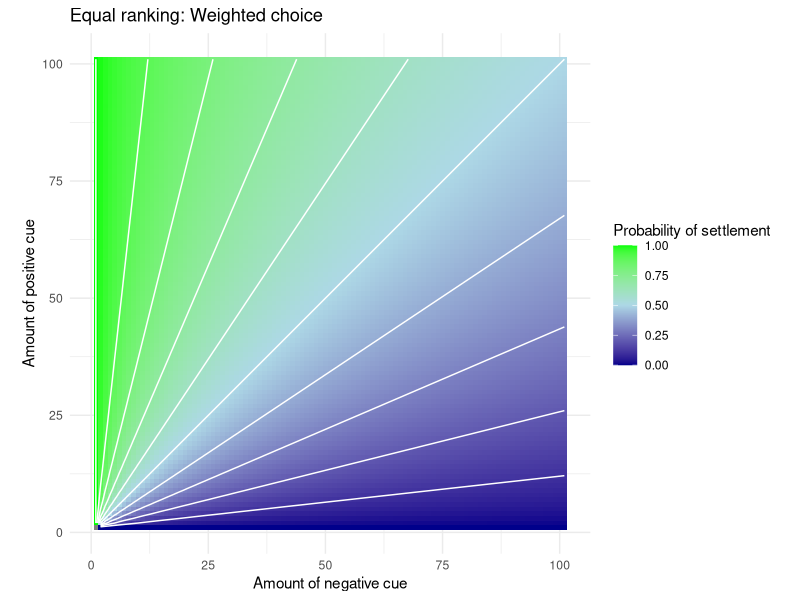
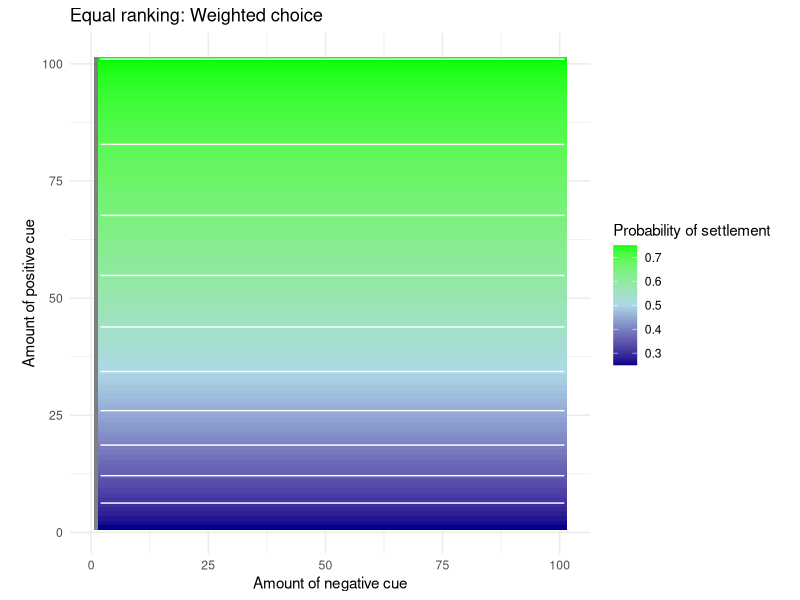
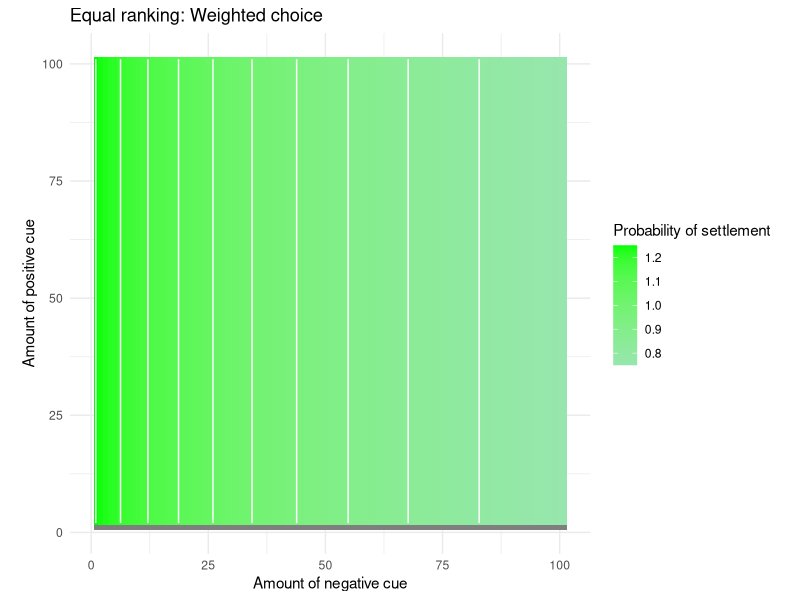
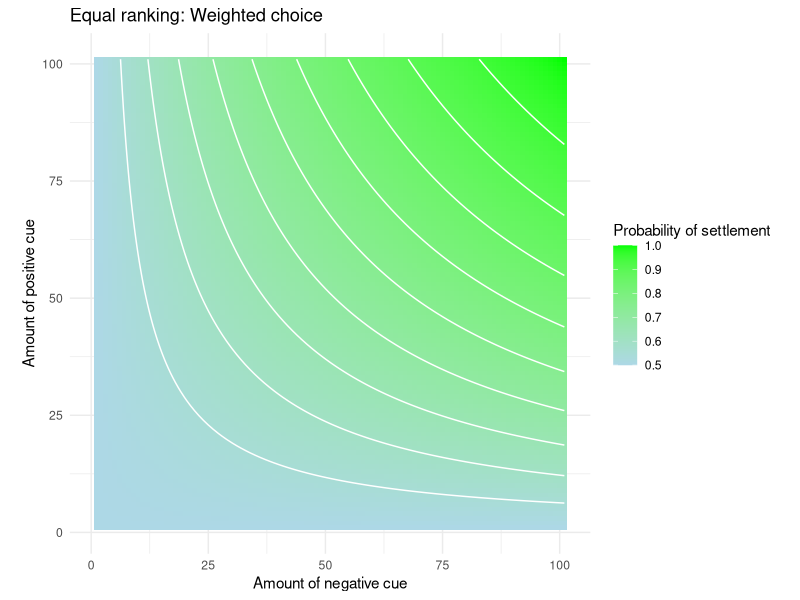
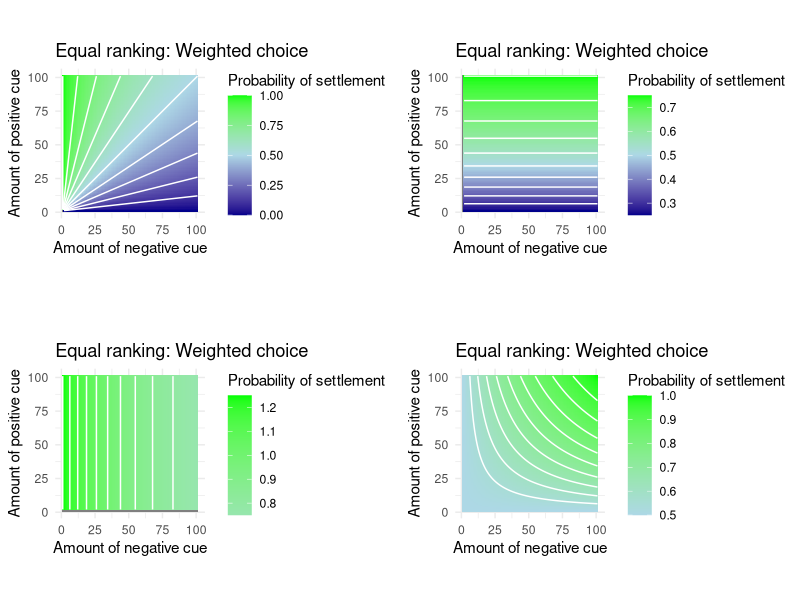

The R script that drew these images, in order:
## ---- chunk 1
knitr::opts_chunk$set(echo = TRUE)
## ---- chunk 2
#nc # Concentration of negative cue
#pc # Concentration of positive cue


library(ggplot2)

# Figure A: additive model

# Define a vector with all possible values of the positive cue (from 0 to 100)
pc = seq(from = 0, to = 1, by = 0.01)
# Define a function (linear, exponential, etc.) for the positive cue
func1 <- function(x) {
  x
}
pc=sapply(pc, func1)
pc

# Define a vector with all possible values of the negative cue (from 0 to 100)
nc = seq(from = 0, to = 1, by = 0.01)
# Define a function (linear, exponential, etc.) for the positive cue
func1 <- function(x) {
  x
}
pc=sapply(nc, func1)

# Generate a matrix with all possible combinations of positive and negative cue values
L = matrix(nrow = length(pc), ncol = length(nc))

p = 1
n = -1

# Run the model
for (i in 1:length(pc)) {
  for (j in 1:length(nc)) {
    L[i,j] = 1 / (1 + exp(-(log(pc[i])*p + log(nc[j])*n))) + (p+n)/4 # first cue positive, second cue negative
  }
}

# Change the format of the result matrix for printing
df <- reshape2::melt(L)

# Print the model result
figureA = ggplot(df, aes(x = Var2, y = Var1, fill = value)) +
  geom_tile() +
  scale_fill_gradient2(low = "darkblue", mid = "lightblue", high = "green", midpoint=0.5) +
  labs(x = "Amount of negative cue", y = "Amount of positive cue", fill="Probability of settlement") +
  coord_fixed() +
  geom_contour(aes(z=value), colour = "white") +
  ggtitle("Equal ranking: Weighted choice") +
  theme_minimal()

figureA
## ---- chunk 3
#nc # Concentration of negative cue
#pc # Concentration of positive cue


library(ggplot2)

# Figure A: optimistic choice

# Define a vector with all possible values of the positive cue (from 0 to 100)
pc = seq(from = 0, to = 1, by = 0.01)
# Define a function (linear, exponential, etc.) for the positive cue
func1 <- function(x) {
  x
}
pc=sapply(pc, func1)
pc

# Define a vector with all possible values of the negative cue (from 0 to 100)
nc = seq(from = 0, to = 1, by = 0.01)
# Define a function (linear, exponential, etc.) for the positive cue
func1 <- function(x) {
  x
}
pc=sapply(nc, func1)

# Generate a matrix with all possible combinations of positive and negative cue values
L = matrix(nrow = length(pc), ncol = length(nc))

p = 1
n = 0

# Run the model
for (i in 1:length(pc)) {
  for (j in 1:length(nc)) {
    L[i,j] = 1 / (1 + exp(-(log(pc[i])*p + log(nc[j])*n))) + (p+n)/4 # first cue positive, second cue negative
  }
}

# Change the format of the result matrix for printing
df <- reshape2::melt(L)

# Print the model result
figureB = ggplot(df, aes(x = Var2, y = Var1, fill = value)) +
  geom_tile() +
  scale_fill_gradient2(low = "darkblue", mid = "lightblue", high = "green", midpoint=0.5) +
  labs(x = "Amount of negative cue", y = "Amount of positive cue", fill="Probability of settlement") +
  coord_fixed() +
  geom_contour(aes(z=value), colour = "white") +
  ggtitle("Equal ranking: Weighted choice") +
  theme_minimal()

figureB
## ---- chunk 4
#nc # Concentration of negative cue
#pc # Concentration of positive cue


library(ggplot2)

# Figure C: pessimistic model

# Define a vector with all possible values of the positive cue (from 0 to 100)
pc = seq(from = 0, to = 1, by = 0.01)
# Define a function (linear, exponential, etc.) for the positive cue
func1 <- function(x) {
  x
}
pc=sapply(pc, func1)
pc

# Define a vector with all possible values of the negative cue (from 0 to 100)
nc = seq(from = 0, to = 1, by = 0.01)
# Define a function (linear, exponential, etc.) for the positive cue
func1 <- function(x) {
  x
}
pc=sapply(nc, func1)

# Generate a matrix with all possible combinations of positive and negative cue values
L = matrix(nrow = length(pc), ncol = length(nc))

p = 0
n = -1

# Run the model
for (i in 1:length(pc)) {
  for (j in 1:length(nc)) {
    L[i,j] = 1 / (1 + exp(-(log(pc[i])*p + log(nc[j])*n))) + (p-n)/4 # first cue positive, second cue negative
  }
}

# Change the format of the result matrix for printing
df <- reshape2::melt(L)

# Print the model result
figureC = ggplot(df, aes(x = Var2, y = Var1, fill = value)) +
  geom_tile() +
  scale_fill_gradient2(low = "darkblue", mid = "lightblue", high = "green", midpoint=0.5) +
  labs(x = "Amount of negative cue", y = "Amount of positive cue", fill="Probability of settlement") +
  coord_fixed() +
  geom_contour(aes(z=value), colour = "white") +
  ggtitle("Equal ranking: Weighted choice") +
  theme_minimal()

figureC
## ---- chunk 5
#nc # Concentration of negative cue
#pc # Concentration of positive cue


library(ggplot2)

# Figure D: two positive cues

# Define a vector with all possible values of the positive cue (from 0 to 100)
pc = seq(from = 0, to = 1, by = 0.01)
# Define a function (linear, exponential, etc.) for the positive cue
func1 <- function(x) {
  x
}
pc=sapply(pc, func1)
pc

# Define a vector with all possible values of the negative cue (from 0 to 100)
nc = seq(from = 0, to = 1, by = 0.01)
# Define a function (linear, exponential, etc.) for the positive cue
func1 <- function(x) {
  x
}
pc=sapply(nc, func1)

# Generate a matrix with all possible combinations of positive and negative cue values
L = matrix(nrow = length(pc), ncol = length(nc))

p = 1
n = 1

# Run the model
for (i in 1:length(pc)) {
  for (j in 1:length(nc)) {
    L[i,j] = 1 / (1 + exp(-(log(pc[i])*p + log(nc[j])*n))) + (p+n)/4 # first cue positive, second cue negative
  }
}

# Change the format of the result matrix for printing
df <- reshape2::melt(L)

# Print the model result
figureD = ggplot(df, aes(x = Var2, y = Var1, fill = value)) +
  geom_tile() +
  scale_fill_gradient2(low = "darkblue", mid = "lightblue", high = "green", midpoint=0.5) +
  labs(x = "Amount of negative cue", y = "Amount of positive cue", fill="Probability of settlement") +
  coord_fixed() +
  geom_contour(aes(z=value), colour = "white") +
  ggtitle("Equal ranking: Weighted choice") +
  theme_minimal()

figureD
## ---- chunk 6
library(gridExtra)
pdf("Figure7.pdf", width = 12, height = 8)
grid.arrange(figureA, figureB, figureC, figureD)
dev.off()  
